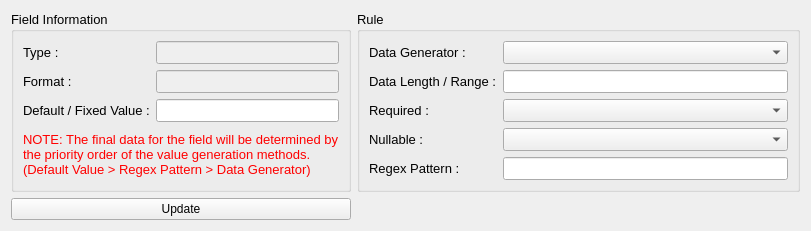
                          <widget class="QWidget" name="tab_15">
                           <attribute name="title">
                            <string>Data Rule</string>
                           </attribute>
                           <layout class="QHBoxLayout" name="horizontalLayout_20">
                            <item>
                             <layout class="QGridLayout" name="gridLayout_13" columnstretch="4,6">
                              <item row="1" column="0" rowspan="2">
                               <widget class="QGroupBox" name="group_positive_test_18">
                                <property name="sizePolicy">
                                 <sizepolicy hsizetype="MinimumExpanding" vsizetype="MinimumExpanding">
                                  <horstretch>0</horstretch>
                                  <verstretch>0</verstretch>
                                 </sizepolicy>
                                </property>
                                <property name="font">
                                 <font>
                                  <family>Segoe UI</family>
                                  <pointsize>10</pointsize>
                                 </font>
                                </property>
                                <property name="title">
                                 <string>Field Information</string>
                                </property>
                                <layout class="QGridLayout" name="gridLayout_34">
                                 <item row="1" column="0">
                                  <widget class="QLabel" name="label_64">
                                   <property name="font">
                                    <font>
                                     <family>Segoe UI</family>
                                     <pointsize>10</pointsize>
                                    </font>
                                   </property>
                                   <property name="text">
                                    <string>Format :</string>
                                   </property>
                                   <property name="alignment">
                                    <set>Qt::AlignLeading|Qt::AlignLeft|Qt::AlignVCenter</set>
                                   </property>
                                  </widget>
                                 </item>
                                 <item row="0" column="0">
                                  <widget class="QLabel" name="label_63">
                                   <property name="font">
                                    <font>
                                     <family>Segoe UI</family>
                                     <pointsize>10</pointsize>
                                    </font>
                                   </property>
                                   <property name="text">
                                    <string>Type :</string>
                                   </property>
                                   <property name="alignment">
                                    <set>Qt::AlignLeading|Qt::AlignLeft|Qt::AlignVCenter</set>
                                   </property>
                                  </widget>
                                 </item>
                                 <item row="2" column="0">
                                  <widget class="QLabel" name="label_62">
                                   <property name="font">
                                    <font>
                                     <family>Segoe UI</family>
                                     <pointsize>10</pointsize>
                                    </font>
                                   </property>
                                   <property name="text">
                                    <string>Default / Fixed Value :</string>
                                   </property>
                                   <property name="alignment">
                                    <set>Qt::AlignLeading|Qt::AlignLeft|Qt::AlignVCenter</set>
                                   </property>
                                  </widget>
                                 </item>
                                 <item row="0" column="1">
                                  <widget class="QLineEdit" name="textbox_tc_dependency_data_rule_type">
                                   <property name="enabled">
                                    <bool>false</bool>
                                   </property>
                                   <property name="font">
                                    <font>
                                     <family>Segoe UI</family>
                                     <pointsize>10</pointsize>
                                    </font>
                                   </property>
                                  </widget>
                                 </item>
                                 <item row="2" column="1">
                                  <widget class="QLineEdit" name="textbox_tc_dependency_data_rule_value">
                                   <property name="font">
                                    <font>
                                     <family>Segoe UI</family>
                                     <pointsize>10</pointsize>
                                    </font>
                                   </property>
                                  </widget>
                                 </item>
                                 <item row="1" column="1">
                                  <widget class="QLineEdit" name="textbox_tc_dependency_data_rule_format">
                                   <property name="enabled">
                                    <bool>false</bool>
                                   </property>
                                   <property name="font">
                                    <font>
                                     <family>Segoe UI</family>
                                     <pointsize>10</pointsize>
                                    </font>
                                   </property>
                                  </widget>
                                 </item>
                                 <item row="3" column="0" colspan="2">
                                  <widget class="QLabel" name="label_15">
                                   <property name="font">
                                    <font>
                                     <family>Segoe UI</family>
                                     <pointsize>10</pointsize>
                                    </font>
                                   </property>
                                   <property name="styleSheet">
                                    <string notr="true">color:red;</string>
                                   </property>
                                   <property name="text">
                                    <string>NOTE: The final data for the field will be determined by the priority order of the value generation methods. (Default Value &gt; Regex Pattern &gt; Data Generator)</string>
                                   </property>
                                   <property name="wordWrap">
                                    <bool>true</bool>
                                   </property>
                                  </widget>
                                 </item>
                                </layout>
                               </widget>
                              </item>
                              <item row="1" column="1" rowspan="2">
                               <widget class="QGroupBox" name="group_positive_test_19">
                                <property name="sizePolicy">
                                 <sizepolicy hsizetype="MinimumExpanding" vsizetype="MinimumExpanding">
                                  <horstretch>0</horstretch>
                                  <verstretch>0</verstretch>
                                 </sizepolicy>
                                </property>
                                <property name="font">
                                 <font>
                                  <family>Segoe UI</family>
                                  <pointsize>10</pointsize>
                                 </font>
                                </property>
                                <property name="title">
                                 <string>Rule</string>
                                </property>
                                <layout class="QGridLayout" name="gridLayout_35">
                                 <item row="3" column="0">
                                  <widget class="QLabel" name="label_67">
                                   <property name="font">
                                    <font>
                                     <family>Segoe UI</family>
                                     <pointsize>10</pointsize>
                                    </font>
                                   </property>
                                   <property name="text">
                                    <string>Nullable :</string>
                                   </property>
                                   <property name="alignment">
                                    <set>Qt::AlignLeading|Qt::AlignLeft|Qt::AlignVCenter</set>
                                   </property>
                                  </widget>
                                 </item>
                                 <item row="1" column="0">
                                  <widget class="QLabel" name="label_66">
                                   <property name="font">
                                    <font>
                                     <family>Segoe UI</family>
                                     <pointsize>10</pointsize>
                                    </font>
                                   </property>
                                   <property name="text">
                                    <string>Data Length / Range :</string>
                                   </property>
                                   <property name="alignment">
                                    <set>Qt::AlignLeading|Qt::AlignLeft|Qt::AlignVCenter</set>
                                   </property>
                                  </widget>
                                 </item>
                                 <item row="0" column="0">
                                  <widget class="QLabel" name="label_68">
                                   <property name="font">
                                    <font>
                                     <family>Segoe UI</family>
                                     <pointsize>10</pointsize>
                                    </font>
                                   </property>
                                   <property name="text">
                                    <string>Data Generator :</string>
                                   </property>
                                   <property name="alignment">
                                    <set>Qt::AlignLeading|Qt::AlignLeft|Qt::AlignVCenter</set>
                                   </property>
                                  </widget>
                                 </item>
                                 <item row="2" column="0">
                                  <widget class="QLabel" name="label_69">
                                   <property name="font">
                                    <font>
                                     <family>Segoe UI</family>
                                     <pointsize>10</pointsize>
                                    </font>
                                   </property>
                                   <property name="text">
                                    <string>Required :</string>
                                   </property>
                                   <property name="alignment">
                                    <set>Qt::AlignLeading|Qt::AlignLeft|Qt::AlignVCenter</set>
                                   </property>
                                  </widget>
                                 </item>
                                 <item row="1" column="2">
                                  <widget class="QLineEdit" name="textbox_tc_dependency_data_rule_data_length">
                                   <property name="font">
                                    <font>
                                     <family>Segoe UI</family>
                                     <pointsize>10</pointsize>
                                    </font>
                                   </property>
                                   <property name="text">
                                    <string/>
                                   </property>
                                  </widget>
                                 </item>
                                 <item row="0" column="2">
                                  <widget class="QComboBox" name="comboBox_tc_dependency_data_rule_data_generator">
                                   <property name="font">
                                    <font>
                                     <family>Segoe UI</family>
                                     <pointsize>10</pointsize>
                                    </font>
                                   </property>
                                   <property name="layoutDirection">
                                    <enum>Qt::LeftToRight</enum>
                                   </property>
                                   <item>
                                    <property name="text">
                                     <string/>
                                    </property>
                                   </item>
                                   <item>
                                    <property name="text">
                                     <string>Random String</string>
                                    </property>
                                   </item>
                                   <item>
                                    <property name="text">
                                     <string>Random String (Without Special Characters)</string>
                                    </property>
                                   </item>
                                   <item>
                                    <property name="text">
                                     <string>Random Boolean</string>
                                    </property>
                                   </item>
                                   <item>
                                    <property name="text">
                                     <string>Random Integer</string>
                                    </property>
                                   </item>
                                   <item>
                                    <property name="text">
                                     <string>Random Number (Float)</string>
                                    </property>
                                   </item>
                                   <item>
                                    <property name="text">
                                     <string>Random DATE-TIME</string>
                                    </property>
                                   </item>
                                   <item>
                                    <property name="text">
                                     <string>Random EMAIL</string>
                                    </property>
                                   </item>
                                   <item>
                                    <property name="text">
                                     <string>Random IPV4</string>
                                    </property>
                                   </item>
                                   <item>
                                    <property name="text">
                                     <string>Random IPV6</string>
                                    </property>
                                   </item>
                                   <item>
                                    <property name="text">
                                     <string>Random HOSTNAME</string>
                                    </property>
                                   </item>
                                   <item>
                                    <property name="text">
                                     <string>Random UUID</string>
                                    </property>
                                   </item>
                                  </widget>
                                 </item>
                                 <item row="2" column="2">
                                  <widget class="QComboBox" name="comboBox_tc_dependency_data_rule_required">
                                   <property name="font">
                                    <font>
                                     <family>Segoe UI</family>
                                     <pointsize>10</pointsize>
                                    </font>
                                   </property>
                                   <property name="layoutDirection">
                                    <enum>Qt::LeftToRight</enum>
                                   </property>
                                   <item>
                                    <property name="text">
                                     <string/>
                                    </property>
                                   </item>
                                   <item>
                                    <property name="text">
                                     <string>True</string>
                                    </property>
                                   </item>
                                   <item>
                                    <property name="text">
                                     <string>False</string>
                                    </property>
                                   </item>
                                  </widget>
                                 </item>
                                 <item row="3" column="2">
                                  <widget class="QComboBox" name="comboBox_tc_dependency_data_rule_nullable">
                                   <property name="font">
                                    <font>
                                     <family>Segoe UI</family>
                                     <pointsize>10</pointsize>
                                    </font>
                                   </property>
                                   <property name="layoutDirection">
                                    <enum>Qt::LeftToRight</enum>
                                   </property>
                                   <item>
                                    <property name="text">
                                     <string/>
                                    </property>
                                   </item>
                                   <item>
                                    <property name="text">
                                     <string>True</string>
                                    </property>
                                   </item>
                                   <item>
                                    <property name="text">
                                     <string>False</string>
                                    </property>
                                   </item>
                                  </widget>
                                 </item>
                                 <item row="4" column="0">
                                  <widget class="QLabel" name="label_115">
                                   <property name="font">
                                    <font>
                                     <family>Segoe UI</family>
                                     <pointsize>10</pointsize>
                                    </font>
                                   </property>
                                   <property name="text">
                                    <string>Regex Pattern :</string>
                                   </property>
                                   <property name="alignment">
                                    <set>Qt::AlignLeading|Qt::AlignLeft|Qt::AlignVCenter</set>
                                   </property>
                                  </widget>
                                 </item>
                                 <item row="4" column="2">
                                  <widget class="QLineEdit" name="textbox_tc_dependency_data_rule_regex_pattern">
                                   <property name="font">
                                    <font>
                                     <family>Segoe UI</family>
                                     <pointsize>10</pointsize>
                                    </font>
                                   </property>
                                   <property name="text">
                                    <string/>
                                   </property>
                                  </widget>
                                 </item>
                                </layout>
                               </widget>
                              </item>
                              <item row="3" column="0">
                               <widget class="QPushButton" name="btn_tc_dependency_update_data_rule">
                                <property name="text">
                                 <string>Update</string>
                                </property>
                               </widget>
                              </item>
                             </layout>
                            </item>
                           </layout>
                          </widget>
